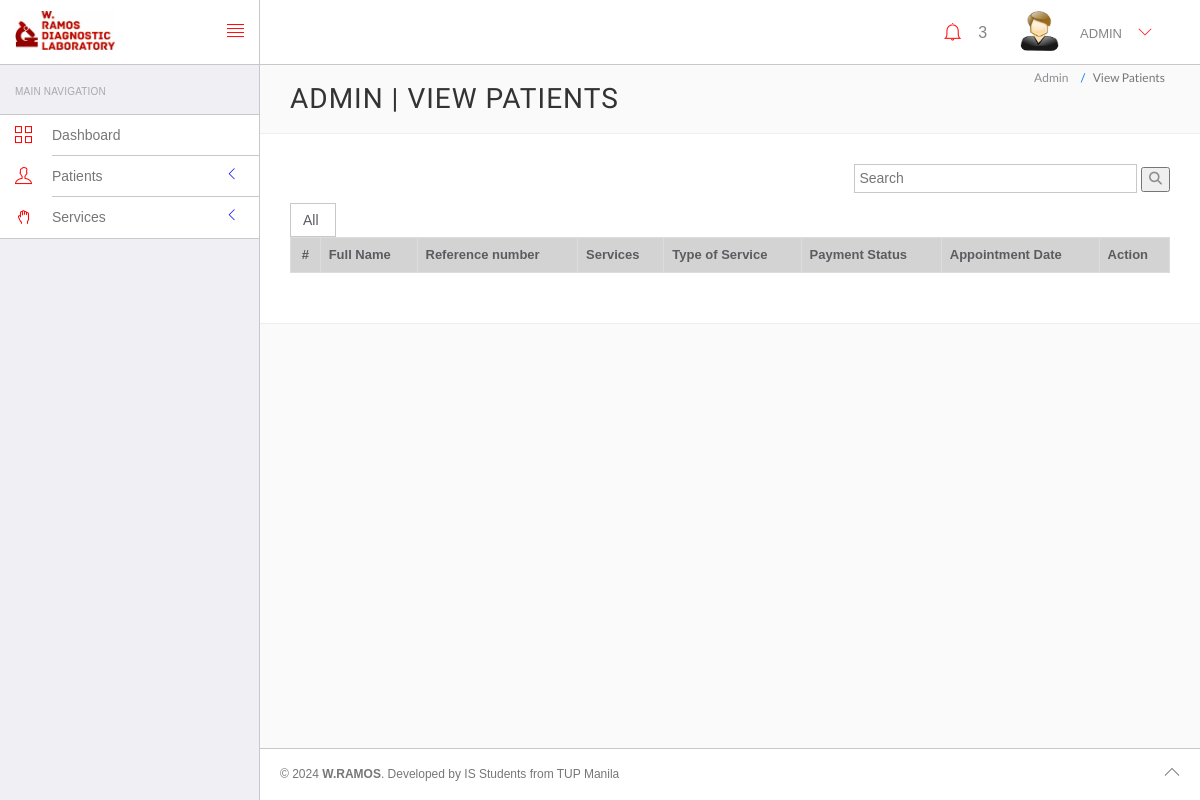
/cashier/manage-patient.php (signed in), run on an earlier commit of the app's database.
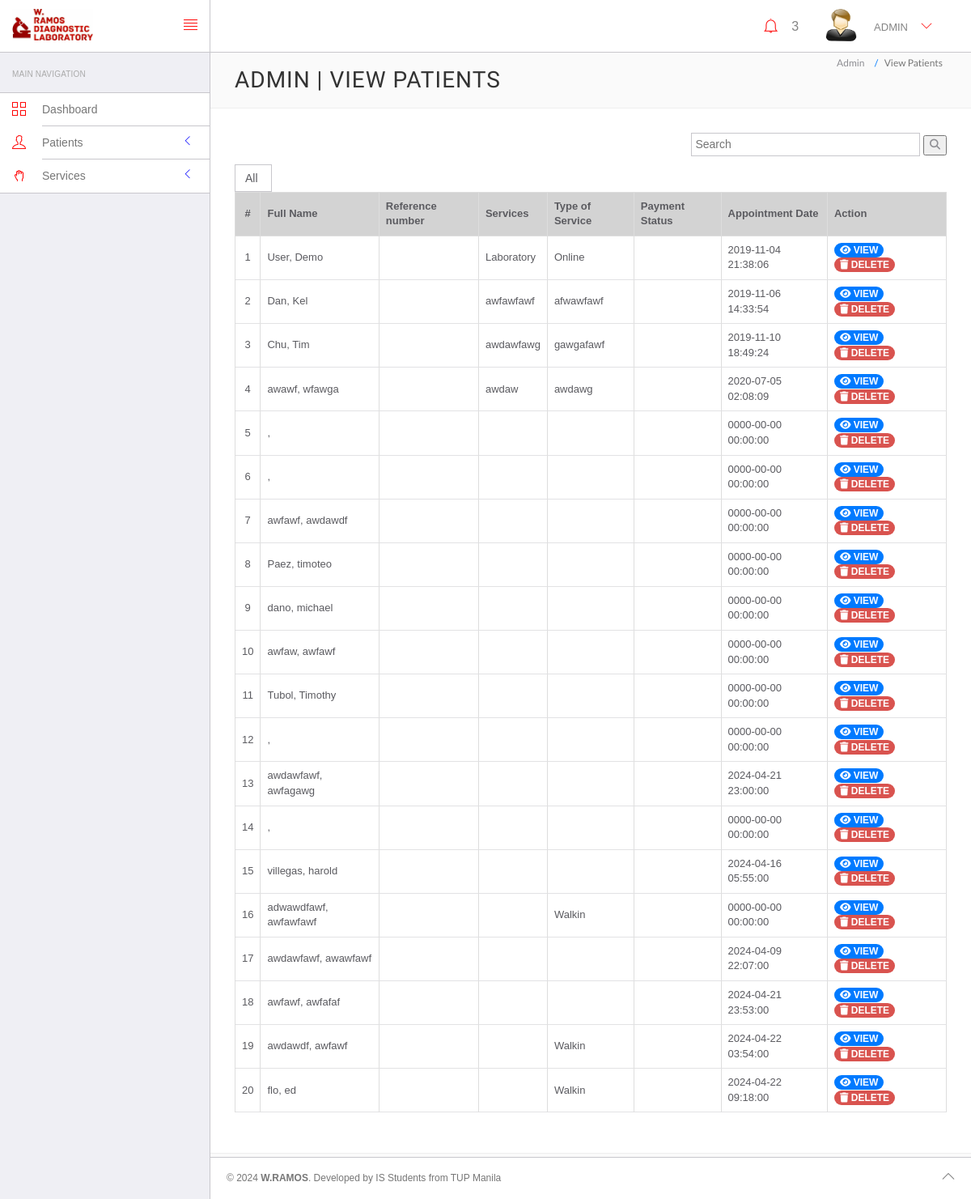
And on a later commit of the database.
### tables this page shows
CREATE TABLE `tblpatient` (
  `ID` int(10) NOT NULL,
  `pat_fname` varchar(100) DEFAULT NULL,
  `pat_lname` varchar(255) DEFAULT NULL,
  `pat_bod` varchar(100) DEFAULT NULL,
  `pat_contactnum` bigint(11) DEFAULT NULL,
  `pat_email` varchar(200) DEFAULT NULL,
  `pat_gender` varchar(50) DEFAULT NULL,
  `pat_status` varchar(255) DEFAULT NULL,
  `pat_add` varchar(255) DEFAULT NULL,
  `pat_city` varchar(255) DEFAULT NULL,
  `pat_age` int(10) DEFAULT NULL,
  `pat_type` varchar(100) DEFAULT NULL,
  `pat_services` varchar(100) DEFAULT NULL,
  `pat_refnum` int(50) DEFAULT NULL,
  `pat_paymentstatus` varchar(255) DEFAULT NULL,
  `CreationDate` timestamp NULL DEFAULT current_timestamp(),
  `UpdationDate` timestamp NULL DEFAULT NULL ON UPDATE current_timestamp()
);

### cashier/manage-patient.php (the view, shortened to what this page needs)
<?php
include ('include/config.php');
?>
<!DOCTYPE html>
<html lang="en">
<head>
	<link rel="stylesheet" href="vendor/bootstrap/css/bootstrap.min.css">
	<link rel="stylesheet" href="vendor/fontawesome/css/font-awesome.min.css">
	<link rel="stylesheet" href="path/to/font-awesome/css/font-awesome.min.css">
	<link rel="stylesheet" href="https://cdnjs.cloudflare.com/ajax/libs/font-awesome/6.5.2/css/all.min.css">
	<link rel="stylesheet" href="vendor/themify-icons/themify-icons.min.css">
	<link href="vendor/animate.css/animate.min.css" rel="stylesheet" media="screen">
	<link href="vendor/perfect-scrollbar/perfect-scrollbar.min.css" rel="stylesheet" media="screen">
	<link href="vendor/switchery/switchery.min.css" rel="stylesheet" media="screen">
	<link href="vendor/bootstrap-touchspin/jquery.bootstrap-touchspin.min.css" rel="stylesheet" media="screen">
	<link href="vendor/select2/select2.min.css" rel="stylesheet" media="screen">
	<link href="vendor/bootstrap-datepicker/bootstrap-datepicker3.standalone.min.css" rel="stylesheet" media="screen">
	<link href="vendor/bootstrap-timepicker/bootstrap-timepicker.min.css" rel="stylesheet" media="screen">
	<link rel="stylesheet" href="assets/css/styles.css">
	<link rel="stylesheet" href="assets/css/plugins.css">
	<link rel="stylesheet" href="assets/css/themes/theme-1.css" id="skin_color" />
</head>
<body>
	<div id="app">
		<?php include ('include/sidebar.php'); ?>
		<div class="app-content">
			<?php include ('include/header.php'); ?>
			<div class="main-content">
				<div class="wrap-content container" id="container">
					<section id="page-title">
						<div class="row">
							<div class="col-sm-8">
								<h1 class="mainTitle">Admin | View Patients</h1>
							</div>
							<ol class="breadcrumb">
								<li>
									<span>Admin</span>
								</li>
								<li class="active">
									<span>View Patients</span>
								</li>
							</ol>
						</div>
					</section>
					<div class="container-fluid container-fullw bg-white">
						<div class="row">
							<div class="col-md-12">
								<form class="text-right" method="POST">
									<input type="text" name="search" placeholder="Search" size="35" autocomplete="on">
									<button class="seach-button">
										<i class="fa fa-search"></i>
									</button>
								</form>
								<form action="" method="POST">
									<div class="row">
										<div class="col-md-1">
											<div class="input-group mb-3">
												<select name="pat_type" class="form-control" id="pat_type">
													<option value="all">All</option>
												</select>
											</div>
										</div>
									</div>
								</form>
								<div class="table-responsive">
									<table id="demo-foo-filtering" class="table table-bordered toggle-circle mb-0"
										data-page-size="7">
										<thead>
											<tr>
												<th class="center" style="background-color:LightGray">#</th>
												<th scope="col" style="background-color:LightGray">Full Name</th>
												<th scope="col" style="background-color:LightGray">Reference number</th>
												<th scope="col" style="background-color:LightGray">Services</th>
												<th scope="col" style="background-color:LightGray">Type of Service</th>
												<th scope="col" style="background-color:LightGray">Payment Status</th>
												<th scope="col" style="background-color:LightGray">Appointment Date
												</th>
												<th scope="col" style="background-color:LightGray">Action</th>
											</tr>
										</thead>
										<tbody>
											<?php
											$search = isset($_POST['search']) ? $_POST['search'] : '';
											$sql = mysqli_query($con, "SELECT * FROM tblpatient WHERE pat_fname LIKE '%$search%' OR pat_lname LIKE '%$search%' OR pat_refnum LIKE '%$search%'");
											$cnt = 1;
											while ($row = mysqli_fetch_array($sql)) {
												?>
												<tr>
													<td class="center"><?php echo $cnt; ?></td>
													<td class="hidden-xs"><?php echo $row['pat_lname']; ?>,
														<?php echo $row['pat_fname']; ?></td>
													<td><?php echo $row['pat_refnum']; ?></td>
													<td><?php echo $row['pat_services']; ?></td>
													<td><?php echo $row['pat_type']; ?></td>
													<td><?php echo $row['pat_paymentstatus']; ?></td>
													<td><?php echo $row['CreationDate']; ?></td>
													<td>
														<a href="view-patient.php?viewid=<?php echo $row['ID']; ?>"
															class="badge badge-primary  "><i class="fa fa-eye"></i> VIEW</a>
														<a href="manage-patient.php?ID=<?php echo $row['ID']; ?>&del-delete"
															onclick="return confirm('Are your sure you want to delete?')"
															class="badge badge-danger" tooltip-placement="center"
															tooltip="Remove"><i class="fa fa-trash"></i> DELETE</a>
													</td>
												</tr>
												<?php
												$cnt = $cnt + 1;
											} ?>
										</tbody>
									</table>
								</div>
							</div>
						</div>
					</div>
				</div>
			</div>
		</div>
		<?php include ('include/footer.php'); ?>
	</div>
</body>
</html>

What changed in the data, as far as the page shows it:
now on this page (row edited): tblpatient: pat_lname "User", pat_fname "Demo", pat_services "Laboratory", pat_type "Online", CreationDate "2019-11-04 21:38:06"
now on this page (row edited): tblpatient: pat_lname "Dan", pat_fname "Kel", pat_services "awfawfawf", pat_type "afwawfawf", CreationDate "2019-11-06 14:33:54"
now on this page (row edited): tblpatient: pat_lname "Chu", pat_fname "Tim", pat_services "awdawfawg", pat_type "gawgafawf", CreationDate "2019-11-10 18:49:24"
now on this page (row edited): tblpatient: pat_lname "awawf", pat_fname "wfawga", pat_services "awdaw", pat_type "awdawg", CreationDate "2020-07-05 02:08:09"
added tblpatient: CreationDate "0000-00-00 00:00:00"
added tblpatient: CreationDate "0000-00-00 00:00:00"
added tblpatient: pat_lname "awfawf", pat_fname "awdawdf", CreationDate "0000-00-00 00:00:00"
added tblpatient: pat_lname "Paez", pat_fname "timoteo", CreationDate "0000-00-00 00:00:00"
added tblpatient: pat_lname "dano", pat_fname "michael", CreationDate "0000-00-00 00:00:00"
added tblpatient: pat_lname "awfaw", pat_fname "awfawf", CreationDate "0000-00-00 00:00:00"
added tblpatient: pat_lname "Tubol", pat_fname "Timothy", CreationDate "0000-00-00 00:00:00"
added tblpatient: CreationDate "0000-00-00 00:00:00"
added tblpatient: pat_lname "awdawfawf", pat_fname "awfagawg", CreationDate "2024-04-21 23:00:00"
added tblpatient: CreationDate "0000-00-00 00:00:00"
added tblpatient: pat_lname "villegas", pat_fname "harold", CreationDate "2024-04-16 05:55:00"
added tblpatient: pat_lname "adwawdfawf", pat_fname "awfawfawf", pat_type "Walkin", CreationDate "0000-00-00 00:00:00"
added tblpatient: pat_lname "awdawfawf", pat_fname "awawfawf", CreationDate "2024-04-09 22:07:00"
added tblpatient: pat_lname "awfawf", pat_fname "awfafaf", CreationDate "2024-04-21 23:53:00"
added tblpatient: pat_lname "awdawdf", pat_fname "awfawf", pat_type "Walkin", CreationDate "2024-04-22 03:54:00"
added tblpatient: pat_lname "flo", pat_fname "ed", pat_type "Walkin", CreationDate "2024-04-22 09:18:00"
